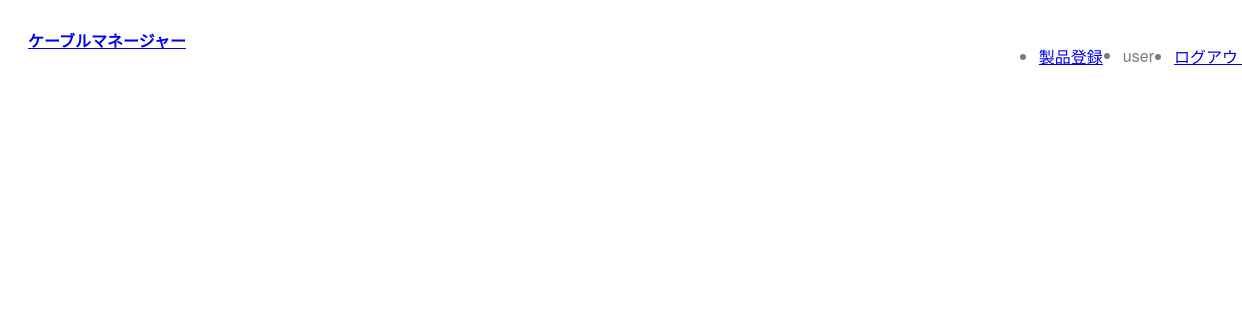
/ (signed in), run on an earlier commit of the app's database.
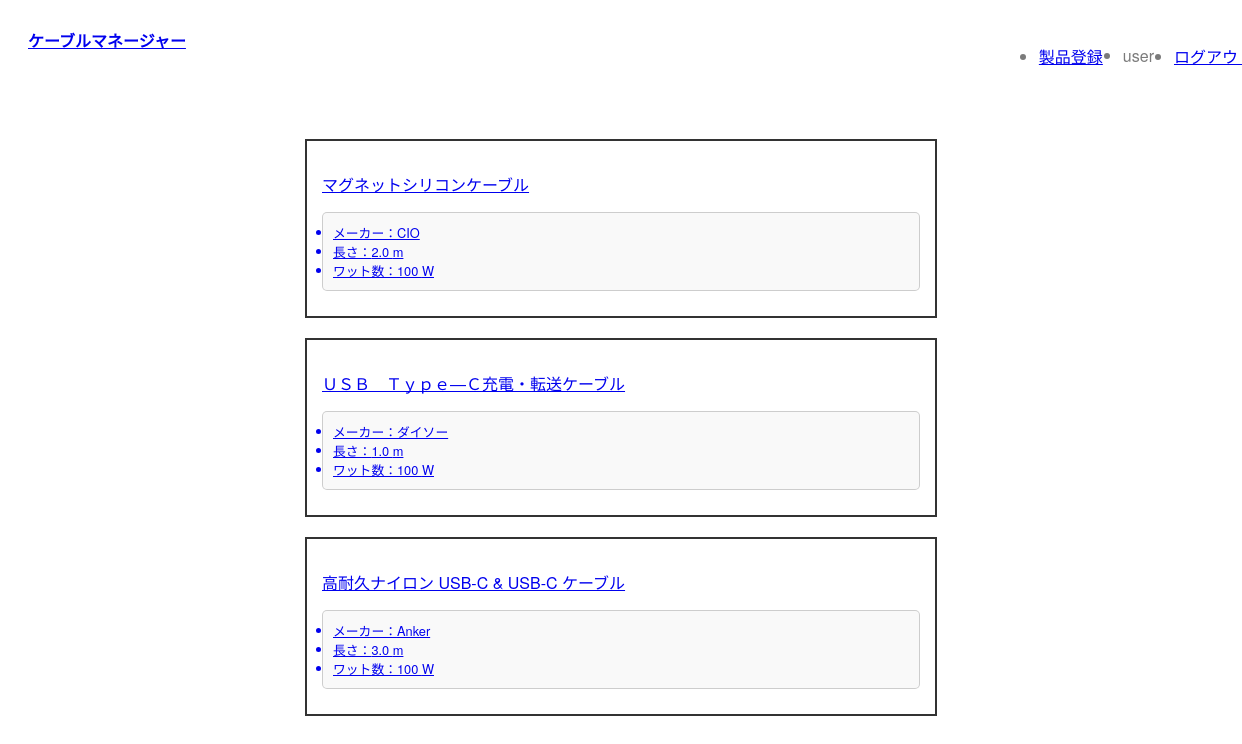
And on a later commit of the database.
### accounts/models.py (models this page shows)
class CustomUser(AbstractBaseUser, PermissionsMixin):
    username = models.CharField(max_length=150, unique=True)
    email = models.EmailField(unique=True)
    last_name = models.CharField(max_length=150, blank=True)
    first_name = models.CharField(max_length=150, blank=True)
    is_active = models.BooleanField(default=True)
    is_staff = models.BooleanField(default=False)
    date_joined = models.DateTimeField(default=timezone.now)
    groups = models.ManyToManyField(Group, related_name='customuser_set',blank=True)
    user_permissions = models.ManyToManyField(Permission, related_name='customuser_set',blank=True)
    objects = CustomUserManager()
    USERNAME_FIELD = "username"
    REQUIRED_FIELDS = ["email"]
    def __str__(self):
        return self.username or self.email

### manage/models.py (models this page shows, shortened)
class Item(models.Model):
    name = models.CharField(max_length=50)
    user = models.ForeignKey(CustomUser,on_delete=models.CASCADE)
    created = models.DateTimeField(auto_now_add=True)
    modified = models.DateTimeField(auto_now=True)
    date = models.DateField(null=True, blank=True)
    Manufacturer = models.CharField(max_length=25, null=True, blank=True)
    Store = models.CharField(max_length=25, null=True, blank=True)
    length = models.DecimalField(max_digits=4, decimal_places=1, null=True, blank=True)
    watt = models.PositiveIntegerField(null=True, blank=True)
    PD = models.BooleanField(null=True, blank=True)
    thunderbolt = models.PositiveIntegerField(null=True, blank=True)
    comment = models.TextField(null=True, blank=True)

### manage/views.py (the view)
# urls.py: path('', views.index, name='index'),
def index(request):
    Items = Item.objects.all()
    user_id = request.user.id
    context = {
        'Items': Items,
        'User_id': user_id,
    }
    return render(request, 'manage/index.html', context)

### myapp/context_processors.py (called while the page is built)
def debug(request):
    return {'debug': settings.DEBUG}

### manage/templates/manage/index.html (shortened to what this page needs)
{% extends "base.html" %}
{% block content %}
<main class="index">
    {% if request.user.is_authenticated %}
        <div class="cards">
            {% for Item in Items %}
                {% if Item.user.id == User_id %}
                    <a href='{% url "manage:detail" Item.id %}'>
                    <div class="card">
                            <p>{{ Item.name }}</p>
                            <ul>
                                <li>メーカー：{{ Item.Manufacturer }}</li>
                                <li>長さ：{{ Item.length }} m</li>
                                <li>ワット数：{{ Item.watt }} W</li>
                            </ul>
                        </div>
                    </a>
                {% endif %}
            {% endfor %}
        </div>
    {% endif %}
</main>
{% endblock %}

### manage/templates/base.html (shortened to what this page needs)
{% load static %}
<!DOCTYPE html>
<html lang="ja">
<head>
    <link rel="stylesheet" href="https://unpkg.com/destyle.css@4.0.1/destyle.css">
    <link href="{% static 'css/style.css' %}" rel="stylesheet">
    <link href="{% static 'css/index.css' %}" rel="stylesheet">
    <link href="{% static 'css/detail.css' %}" rel="stylesheet">
    <link href="{% static 'css/form.css' %}" rel="stylesheet">
</head>
<body>
    <header>
        <div class="logo">
            <a href="{% url "manage:index" %}">ケーブルマネージャー</a>
        </div>
        <nav>
            <ul>
                {% if user.is_authenticated %}
                    <li>
                        <a href="{% url "manage:new" %}">製品登録</a>
                    </li>
                    <li class='nav-user'>
                        <span class='navbar-text'>{{ user }}</span>
                    </li>
                    <li>
                        <form action='{% url "logout" %}' method='post' name='logout'>
                            <a href="javascript:logout.submit()">ログアウト</a>
                        </form>
                    </li>
                {% endif %}
            </ul>
        </nav>
    </header>
    {% block content %}
    {% endblock %}
</body>
</html>

### static/css/style.css (style rules this page uses)
body { font-family: "TT Norms Pro", "LINE Seed JP", "Helvetica Neue", Arial, Poppins, "Noto Sans JP", sans-serif; }
main { max-width: 1000px; padding: 15px; margin: 0 auto; }
header { background-color: #fff; padding: 20px; width: 100%; position: sticky; top: 0; display: flex; }
header .logo { margin-right: auto; font-weight: bold; }
header ul { color: rgba(0, 0, 0, 0.5176470588); display: flex; gap: 20px; }
header ul li a { transition: all 0.3s; }

### static/css/index.css (style rules this page uses)
.index { margin: 0 auto; max-width: 1200px; padding: 15px; }
.index .cards .card { border: solid 2px #333; padding: 15px; width: 50%; text-align: center; margin: 20px auto; text-align: start; font-size: 1rem; }
.index .cards .card ul { font-size: 0.8rem; padding: 10px; background-color: rgba(123, 123, 123, 0.0431372549); border-radius: 5px; border: 1px solid rgba(0, 0, 0, 0.1764705882); margin: 10px 0; }

What changed in the data, as far as the page shows it:
added Item: name "マグネットシリコンケーブル", Manufacturer "CIO", length "2.0", watt "100"
added Item: name "ＵＳＢ Ｔｙｐｅ―Ｃ充電・転送ケーブル", Manufacturer "ダイソー", length "1.0", watt "100"
added Item: name "高耐久ナイロン USB-C & USB-C ケーブル", Manufacturer "Anker", length "3.0", watt "100"
